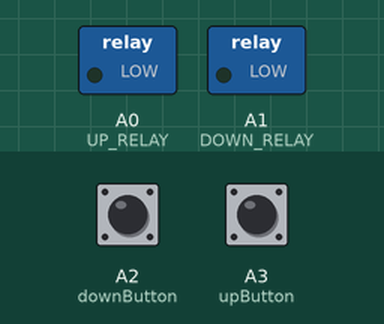
A sketch run on a simulated Arduino Uno, built with avr-gcc and run on an emulated ATmega328P. On the bench: switched loads named in the sketch (green lamp = pin HIGH). Inputs (shaded band) come from the test bench; at power-on: A2 (downButton) LOW, A3 (upButton) LOW.

Above: at 1.2 s.
1.3 s: A2 (downButton) pulled HIGH for 0.15 s
At 2.0 s:
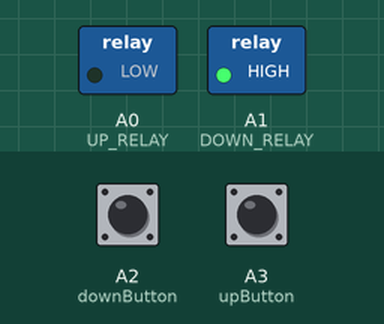
3.0 s: A3 (upButton) pulled HIGH for 0.15 s
At 4.4 s:
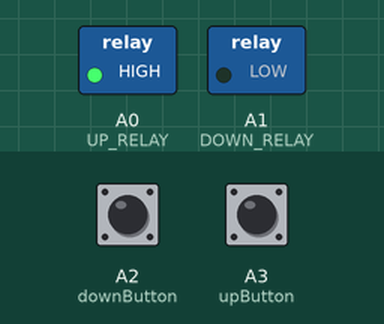
4.7 s: A3 (upButton) pulled HIGH for 3.2 s
At 5.7 s:
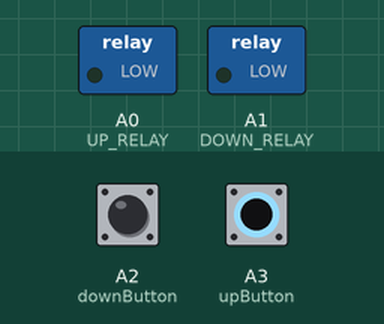
9.4 s: A2 (downButton) pulled HIGH for 1 s
At 11.8 s:
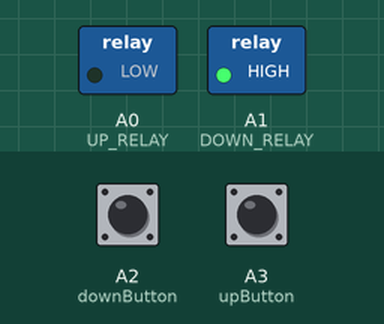
Timing chart, 0 to 42.9 s (numbered marks = the images above; inputs shaded):
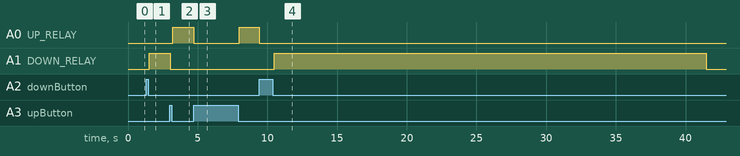

The sketch:

roller_shutter_2025.ino
```cpp
#include <avr/wdt.h>

//https://github.com/epsilonrt/modbus-serial
#include <ModbusSerial.h>
//https://github.com/thomasfredericks/Bounce2
#include <Bounce2.h>

#define UP_RELAY A0
#define DOWN_RELAY A1

#define UP_TIME 31000
#define TILT_TIME 2000

#define ON HIGH
#define OFF LOW
#define UP 0
#define DOWN 1


/**
 * 0 - rozkaz:
 *      0 - stop
 *      2 - otwórz
 *      4 - zamknij
 * 1 - potwierdzenie
 *      0 - stop
 *      1 - otwiera się
 *      2 - otwarte
 *      3 - zamyka się
 *      4 - zamknięte
 * 2 - tilt [0,100]
 * 3 - otwarcie % [0,100]
 * 4 - stan otwarcia % [0,100]
 * 5 - stan tilt
*/
uint16_t modbusData[7];
int address = 51;

ModbusSerial slave(Serial, address, -1);

Bounce upButton = Bounce();
Bounce downButton = Bounce();

/**
 * aktualny stan rolety
*/
int8_t state = 0;

int down = HIGH;
int up = HIGH;

bool autoMove = false;
bool lastDirection = UP; // 0 - up, 1 - down

uint16_t lastModbusCommandRegister = 0;
uint16_t lastModbusTiltRegister = 0;
uint16_t lastModbusPositionRegister = 0;
bool modbusChanged = false;

unsigned long lastCheckTime = 0;
int currentPosition = 0;

/**
 * movement timing and position tracking
 */
unsigned long moveStartMillis = 0; // millis() when current movement started
int positionAtStart = 0; // position at movement start
int targetPosition = -1; // -1 = no target position via Modbus
unsigned long targetStopMillis = 0; // time to stop when moving to target

// true if current movement is driven by a held button (momentary behavior)
bool movementByButton = false;

const unsigned long RELAY_SWITCH_DELAY = 50; // ms safety delay between switching relays

/**
 * jak długo już działa roleta, do wyliczenia pozycji
*/
unsigned long currentWorkTime = 0; // legacy variable kept for compatibility

void setup() {

    wdt_enable(WDTO_1S);

    pinMode(7, INPUT);
    pinMode(8, INPUT);
    pinMode(9, INPUT);
    pinMode(10, INPUT);

    digitalWrite(7, LOW);
    digitalWrite(8, LOW);
    digitalWrite(9, LOW);
    digitalWrite(10, LOW);


    pinMode(UP_RELAY, OUTPUT);
    pinMode(DOWN_RELAY, OUTPUT);

    digitalWrite(UP_RELAY, OFF);
    digitalWrite(DOWN_RELAY, OFF);

    upButton.attach(A3, INPUT);
    upButton.interval(25);
    downButton.attach(A2, INPUT);
    downButton.interval(25);

    Serial.begin(9600, MB_PARITY_NONE);
    slave.config(9600);
    slave.setAdditionalServerData("BLIND"); // for Report Server ID function (0x11)

    slave.addHreg(0);
    slave.addHreg(1);
    slave.addHreg(2);
    slave.addHreg(3);
    slave.addHreg(4);
}


void stop()
{
    // turn both relays off using ON/OFF macros
    digitalWrite(UP_RELAY, OFF);
    digitalWrite(DOWN_RELAY, OFF);

    // update position based on elapsed move time
    calculatePosition();

    // clear movement state
    moveStartMillis = 0;
    targetStopMillis = 0;
    targetPosition = -1;
    autoMove = false;
    state = 0;
}

void goUP()
{
    // ensure DOWN relay is off before switching UP relay
    digitalWrite(DOWN_RELAY, OFF);
    delay(RELAY_SWITCH_DELAY);
    digitalWrite(UP_RELAY, ON);

    // cancel any target-based movement
    targetPosition = -1;
    targetStopMillis = 0;

    state = 1; // opening
    positionAtStart = currentPosition;
    moveStartMillis = millis();
    autoMove = true;
    lastCheckTime = millis();
}

void goDOWN()
{
    // ensure UP relay is off before switching DOWN relay
    digitalWrite(UP_RELAY, OFF);
    delay(RELAY_SWITCH_DELAY);
    digitalWrite(DOWN_RELAY, ON);

    // cancel any target-based movement
    targetPosition = -1;
    targetStopMillis = 0;

    state = 3; // closing
    positionAtStart = currentPosition;
    moveStartMillis = millis();
    autoMove = true;
    lastCheckTime = millis();
}

void calculatePosition()
{
    // If not moving, nothing to calculate
    if (moveStartMillis == 0) return;

    unsigned long timePassed = millis() - moveStartMillis;
    unsigned long movedPct = (timePassed * 100UL) / UP_TIME; // percent of full travel
    if (movedPct > 100) movedPct = 100;

    int newPos = positionAtStart;
    if (state == 1) // opening -> decrease position
    {
        int delta = (int)movedPct;
        newPos = positionAtStart - delta;
        if (newPos < 0) newPos = 0;
    }
    else if (state == 3) // closing -> increase position
    {
        int delta = (int)movedPct;
        newPos = positionAtStart + delta;
        if (newPos > 100) newPos = 100;
    }

    currentPosition = newPos;

    // If we already passed full travel time, finalize
    if (timePassed >= UP_TIME)
    {
        if (state == 1)
        {
            state = 2; // fully open
            currentPosition = 0;
        }
        else if (state == 3)
        {
            state = 4; // fully closed
            currentPosition = 100;
        }
        // stop movement
        digitalWrite(UP_RELAY, OFF);
        digitalWrite(DOWN_RELAY, OFF);
        moveStartMillis = 0;
        autoMove = false;
    }
}

//state_opening: 1
//state_open: 2
//state_closing: 3
//state_closed: 4

bool waitFlag = false;

unsigned long mils = 0;

void loop()
{
    wdt_reset();

    mils = millis();

    slave.task();

    // update button states
    upButton.update();
    downButton.update();

    if (upButton.changed()) { up = upButton.read(); }
    if (downButton.changed()) { down = downButton.read(); }

    // Pressed state is LOW because buttons use external pull-ups
    bool upPressed = (up == LOW);
    bool downPressed = (down == LOW);
    static bool bothPressedFlagLocal = false; // track simultaneous press-and-release

    // detect simultaneous press
    if (upPressed && downPressed) {
        bothPressedFlagLocal = true;
    }

    // if both were pressed and now released -> start a timed move (monostable) in lastDirection
    if (bothPressedFlagLocal && !upPressed && !downPressed) {
        bothPressedFlagLocal = false;
        if (autoMove) { stop(); }
        else {
            if (lastDirection == DOWN) { goDOWN(); }
            else { goUP(); }
            // this is a timed movement (UP_TIME), not a held-button movement
            movementByButton = false;
            lastCheckTime = millis();
        }
        delay(50); // small safety delay to avoid immediate re-trigger
    }

    // single button behavior: movement while button is held
    if (upButton.changed()) {
        if (upPressed) {
            // start moving up (button control); overrides ongoing auto moves
            goUP();
            movementByButton = true;
            lastDirection = UP;
        } else {
            // button released -> stop only if movement was triggered by button
            if (movementByButton) { stop(); movementByButton = false; }
        }
        delay(50);
    }

    if (downButton.changed()) {
        if (downPressed) {
            // start moving down (button control); overrides ongoing auto moves
            goDOWN();
            movementByButton = true;
            lastDirection = DOWN;
        } else {
            // button released -> stop only if movement was triggered by button
            if (movementByButton) { stop(); movementByButton = false; }
        }
        delay(50);
    }

    // Handle Modbus command register (0): 2=open, 4=close, 0=stop
    // Read registers from Modbus slave
    modbusData[0] = slave.hreg(0);
    modbusData[2] = slave.hreg(2);
    modbusData[3] = slave.hreg(3);

    // Command register changed handling
    if (modbusData[0] != lastModbusCommandRegister) {
        if (modbusData[0] == 2) { goUP(); }
        else if (modbusData[0] == 4) { goDOWN(); }
        else if (modbusData[0] == 0) { stop(); }
        lastModbusCommandRegister = modbusData[0];
    }

    // Target position (register 3) support: move to requested percent
    if (modbusData[3] != lastModbusPositionRegister) {
        int req = modbusData[3];
        if (req < 0) req = 0; if (req > 100) req = 100;
        if (req != currentPosition) {
            // compute how long to move proportionally
            unsigned long duration = (unsigned long)abs(req - currentPosition) * (unsigned long)UP_TIME / 100UL;
            if (req > currentPosition) { // need to close
                goDOWN();
            } else { // need to open
                goUP();
            }
            targetPosition = req;
            targetStopMillis = millis() + duration;
        }
        lastModbusPositionRegister = modbusData[3];
    }

    // If moving to a target and time elapsed -> finalize
    if (targetPosition != -1 && targetStopMillis != 0 && millis() >= targetStopMillis) {
        // finalize position
        currentPosition = targetPosition;
        targetPosition = -1;
        targetStopMillis = 0;
        // stop movement and set state accordingly
        if (currentPosition == 0) state = 2; else if (currentPosition == 100) state = 4; else state = 0;
        stop();
    }

    // Generic autoMove timeout for full run
    if (autoMove && moveStartMillis != 0 && millis() >= (moveStartMillis + UP_TIME)) {
        calculatePosition();
        // movement completed to an endpoint
        if (state == 1) { state = 2; currentPosition = 0; }
        else if (state == 3) { state = 4; currentPosition = 100; }
        stop();
    }

    // Save state to modbus registers
    modbusData[4] = currentPosition;
    modbusData[1] = state;

    slave.setHreg(1, modbusData[1]);
    slave.setHreg(4, modbusData[4]);

    // detect command register change (keep existing flag for compatibility)
    modbusChanged = (modbusData[0] != lastModbusCommandRegister);

}
```

Measured:
- after the input at 1.3 s, A1 (DOWN_RELAY): LOW → HIGH after 0.22 s
- after the input at 3.0 s, A0 (UP_RELAY): LOW → HIGH after 0.22 s; A1 (DOWN_RELAY): HIGH → LOW at once
- after the input at 4.7 s, A0 (UP_RELAY): HIGH → LOW at once, → HIGH 3.3 s later
- after the input at 9.4 s, A0 (UP_RELAY): HIGH → LOW after 0.03 s instead of 29.6 s; A1 (DOWN_RELAY): LOW → HIGH after 1.1 s, → LOW 31.0 s later
